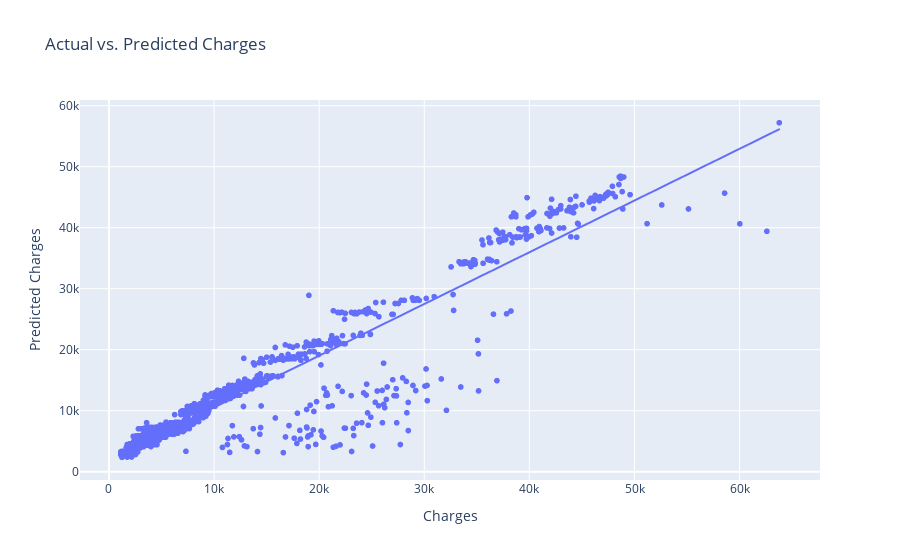

Notebook source saved alongside this figure:
### Code cell
fig6 = px.scatter(df, x='charges', y='Predicted Charges', title='Actual vs. Predicted Charges',
                 trendline='ols',
                 labels={'charges':'Charges'})
fig6.show()

### Figure 1 — Plotly figure (JSON) as saved in the notebook; plotly's stock layout.template omitted (floating-point values rounded to 4 significant figures; data arrays with more than 128 entries replaced by an {"elided": "..."} marker saying what was removed)
{"data": [{"hovertemplate": "Charges=%{x}<br>Predicted Charges=%{y}<extra></extra>", "legendgroup": "", "marker": {"color": "#636efa", "symbol": "circle"}, "mode": "markers", "name": "", "showlegend": false, "type": "scattergl", "x": {"elided": "1338 float values"}, "xaxis": "x", "y": {"elided": "1338 float values"}, "yaxis": "y"}, {"hovertemplate": "<b>OLS trendline</b><br>Predicted Charges = 0.848212 * charges + 2049.43<br>R<sup>2</sup>=0.877850<br><br>Charges=%{x}<br>Predicted Charges=%{y} <b>(trend)</b><extra></extra>", "legendgroup": "", "marker": {"color": "#636efa", "symbol": "circle"}, "mode": "lines", "name": "", "showlegend": false, "type": "scattergl", "x": {"elided": "1338 float values"}, "xaxis": "x", "y": {"elided": "1338 float values"}, "yaxis": "y"}], "layout": {"legend": {"tracegroupgap": 0}, "title": {"text": "Actual vs. Predicted Charges"}, "xaxis": {"anchor": "y", "domain": [0, 1], "title": {"text": "Charges"}}, "yaxis": {"anchor": "x", "domain": [0, 1], "title": {"text": "Predicted Charges"}}}}
